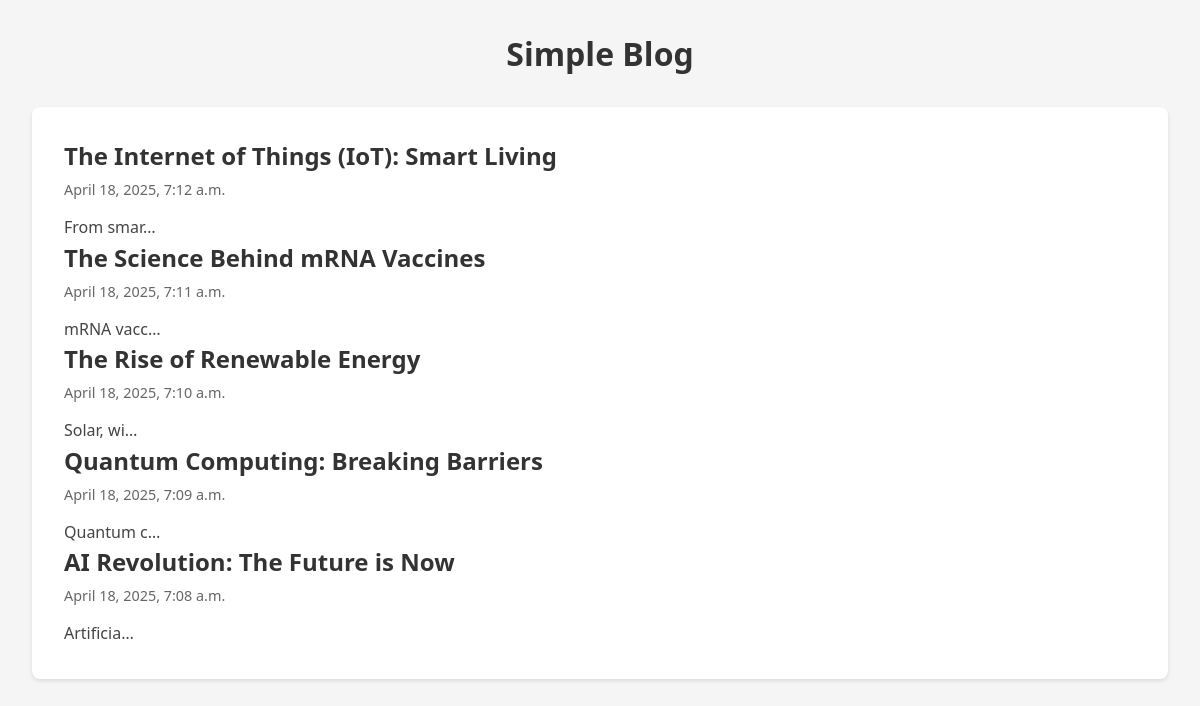
The page / on the database its author committed.
### posts/models.py (models this page shows)
class Post(models.Model):
    title = models.CharField(max_length=50)
    body = models.TextField(max_length=3_000_000_000)
    created_at = models.DateTimeField(auto_now_add=True)

### posts/views.py (the view)
# urls.py: path("", views.index, name="index"),
def index(request):
    posts = Post.objects.all()
    return render(request, "index.html", {"posts": posts})

### templates/index.html (shortened to what this page needs)
<!DOCTYPE html>
<html lang="en">
  <head>
  </head>
  <body>
    <div class="container">
      <h1>Simple Blog</h1>
      <div class="post-container">
        <div class="post">
          {% for post in posts reversed %}
          <a href="{% url 'post' post.pk %}">
            <h2 class="post-title">{{ post.title }}</h2>
            <div class="post-date">{{post.created_at}}</div>
            <p class="post-body">{{ post.body|truncatechars:10}}</p>
          </a>
          {% endfor %}
        </div>
      </div>
    </div>
  </body>
</html>

### templates/index.html (style rules this page uses)
* { margin: 0; padding: 0; box-sizing: border-box; font-family: "Segoe UI", Tahoma, Geneva, Verdana, sans-serif; }
body { background-color: #f5f5f5; padding: 2rem; }
.container { max-width: 1200px; margin: 0 auto; }
.post-container { display: flex; flex-direction: column; gap: 2rem; }
.post { background-color: white; padding: 2rem; border-radius: 8px; box-shadow: 0 2px 4px rgba(0, 0, 0, 0.1); transition: transform 0.2s; }
.post-title { color: #333; margin-bottom: 0.5rem; }
.post-date { color: #666; font-size: 0.9rem; margin-bottom: 1rem; }
.post-body { color: #444; line-height: 1.6; }
h1 { text-align: center; margin-bottom: 2rem; color: #333; }
a { text-decoration: none; }

### rows shown on the page
Post: title "The Internet of Things (IoT): Smart Living", created_at "April 18, 2025, 7:12 a.m.", body "From smar…"
Post: title "The Science Behind mRNA Vaccines", created_at "April 18, 2025, 7:11 a.m.", body "mRNA vacc…"
Post: title "The Rise of Renewable Energy", created_at "April 18, 2025, 7:10 a.m.", body "Solar, wi…"
Post: title "Quantum Computing: Breaking Barriers", created_at "April 18, 2025, 7:09 a.m.", body "Quantum c…"
Post: title "AI Revolution: The Future is Now", created_at "April 18, 2025, 7:08 a.m.", body "Artificia…"
